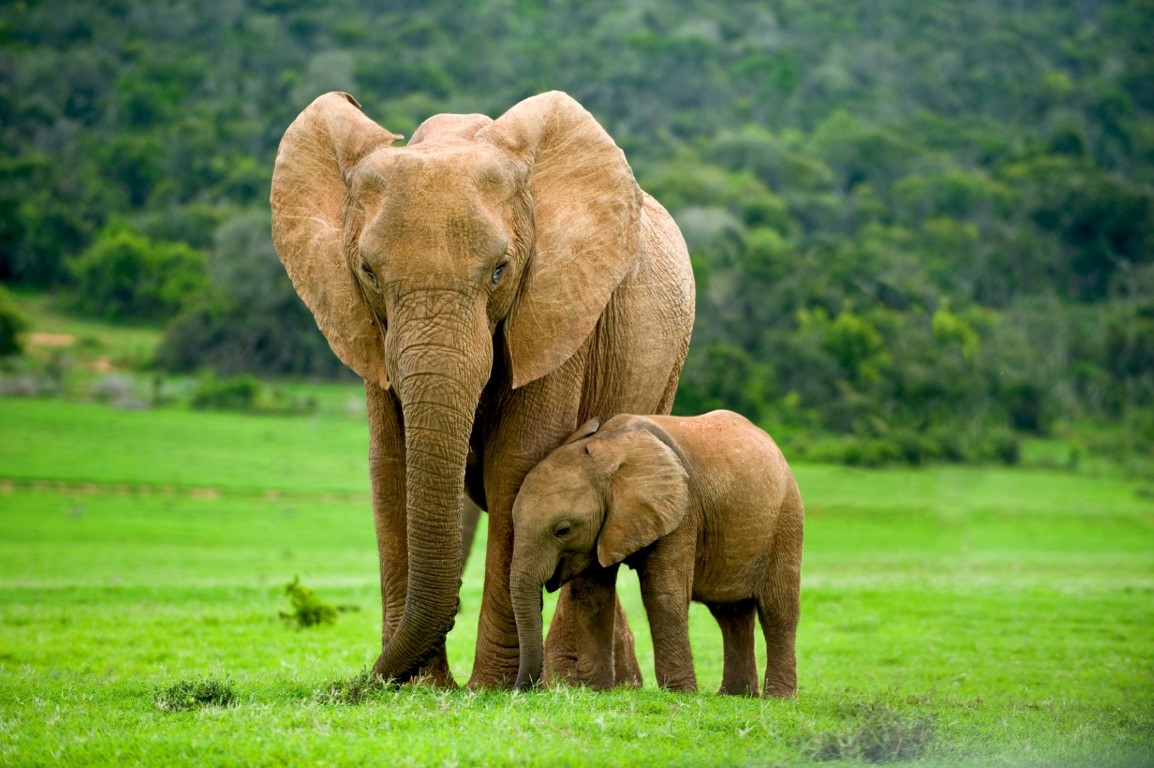
#> input picture backend/assets/ANI - 037(1).jpg, 1154 x 768 px
$ python -i AnimeGANv3_hayao_20250507005225.py   (imports and definitions only)
#> lines starting #> are read from the running program, lines starting #| are printed output that depends on the picture
#> further down, picture is the input picture: shape (768, 1154, 3); mean B, G, R 66.5, 132.4, 105
import onnxruntime as ort
import cv2
import numpy as np
import os
from glob import glob
import time

# Configuration
pic_form = ['.jpeg','.jpg','.png','.JPEG','.JPG','.PNG']
providers = ['CPUExecutionProvider']
model_name = '../AnimeGANv3_Hayao_STYLE_36'
in_dir = '../assets'
out_dir = '../output'
max_dimension = 1024  # Max dimension for processing

# [2 lines not run here, left out]

# [1 line that did not run here, left out]

def process_image(img, x8=True):
    # First resize to limit memory usage
#> called with x8 = True
    h, w = img.shape[:2]
#> h = 768; w = 1154
    if max(h, w) > max_dimension:
        scale = max_dimension / max(h, w)
#> scale = 0.887
        new_h, new_w = int(h * scale), int(w * scale)
#> new_h = 681; new_w = 1024
        img = cv2.resize(img, (new_w, new_h))
        print(f"Resized image from {w}x{h} to {new_w}x{new_h} to save memory")
#| Resized image from 1154x768 to 1024x681 to save memory

    h, w = img.shape[:2]
#> h = 681; w = 1024
    if x8:
        def to_8s(x):
            return 256 if x < 256 else x - x % 8
        img = cv2.resize(img, (to_8s(w), to_8s(h)))
#> img: shape (680, 1024, 3)

    img = cv2.cvtColor(img, cv2.COLOR_BGR2RGB).astype(np.float32) / 127.5 - 1.0
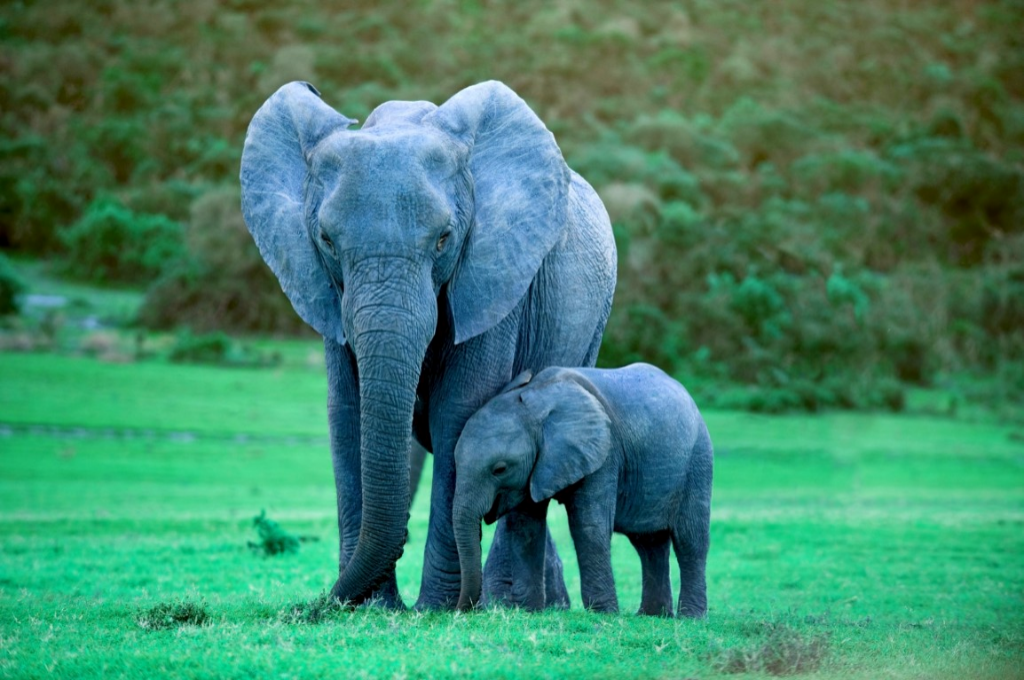
#> img: shape (680, 1024, 3) float32; mean of channels 0, 1, 2 -0.178, 0.0364, -0.479; drawn with min black and max white
    return img

# [59 lines left out: functions load_test_data, convert, process_directory, not called in this run]

# [6 lines not run here, left out]

>>> import cv2
>>> picture = cv2.imread('../../../backend/assets/ANI - 037(1).jpg')
>>> result = process_image(picture)
